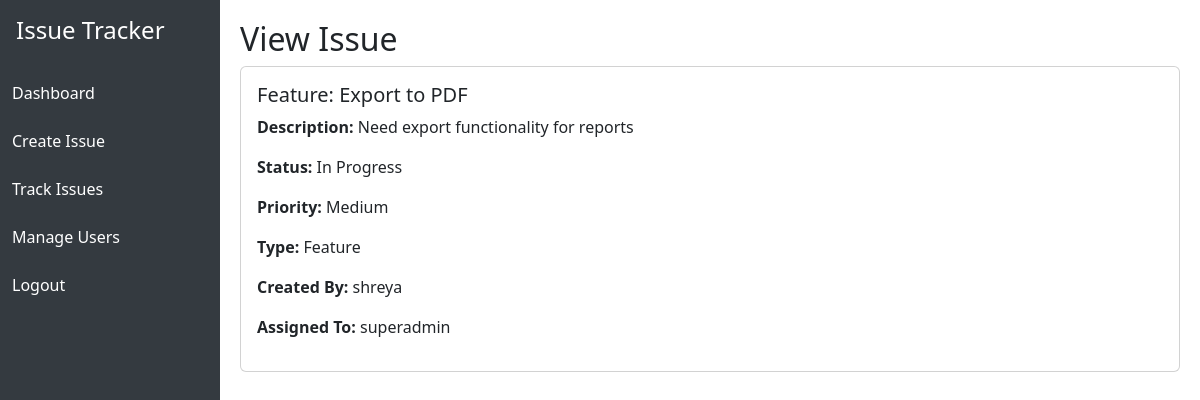
Screenshot of /view_issue/2 (signed in) with the database file from the repository.
### tables this page shows
CREATE TABLE issues (
    id INTEGER PRIMARY KEY AUTOINCREMENT,
    title TEXT NOT NULL,
    description TEXT,
    status TEXT,
    priority TEXT,
    type TEXT,
    created_by TEXT,
    assigned_to TEXT
);

### app/routes.py (the view)
@main.route('/view_issue/<int:issue_id>')
@login_required
def view_issue(issue_id):
    conn = get_db()
    cur = conn.cursor()
    issue = cur.execute('SELECT * FROM issues WHERE id = ?', (issue_id,)).fetchone()
    conn.close()
    return render_template('view_issue.html', issue=issue)

### app/auth.py (called while the page is built)
@login_manager.user_loader
def load_user(user_id):
    conn = get_db()
    cur = conn.cursor()
    cur.execute('SELECT * FROM users WHERE id = ?', (user_id,))
    row = cur.fetchone()
    conn.close()
    if row:
        return User(row['id'], row['username'], row['password'], row['role'])
    return None

### db.py (called while the page is built)
def get_db():
    conn = sqlite3.connect(Config.DB_PATH)
    conn.row_factory = sqlite3.Row
    return conn

### app/templates/view_issue.html
{% extends 'base.html' %}
{% block content %}
<h2>View Issue</h2>
<div class="card">
  <div class="card-body">
    <h5 class="card-title">{{ issue[1] }}</h5>
    <p><strong>Description:</strong> {{ issue[2] }}</p>
    <p><strong>Status:</strong> {{ issue[3] }}</p>
    <p><strong>Priority:</strong> {{ issue[4] }}</p>
    <p><strong>Type:</strong> {{ issue[5] }}</p>
    <p><strong>Created By:</strong> {{ issue[6] }}</p>
    <p><strong>Assigned To:</strong> {{ issue[7] }}</p>
  </div>
</div>
{% endblock %}

### app/templates/base.html (style rules this page uses)
body { display: flex; min-height: 100vh; }

### rows the page displays
issues: title "Feature: Export to PDF", description "Need export functionality for reports", status "In Progress", priority "Medium", type "Feature", created_by "shreya", assigned_to "superadmin"
